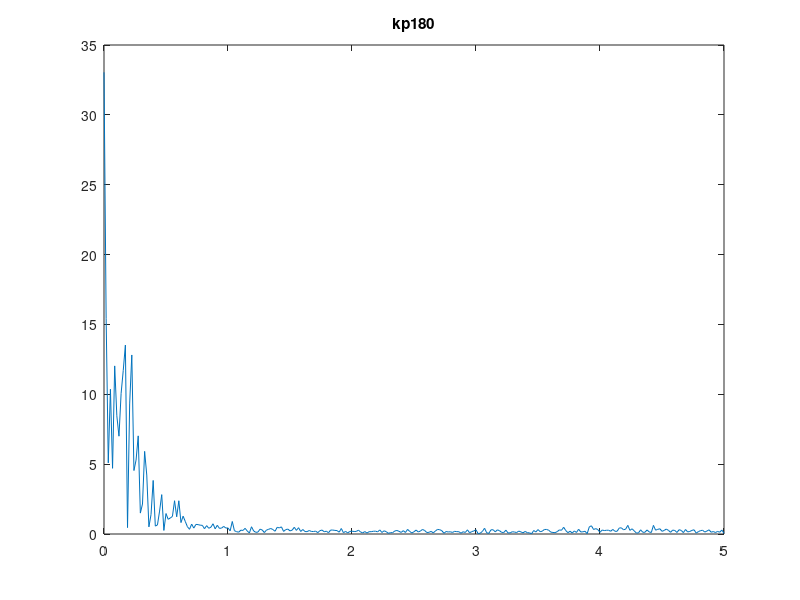
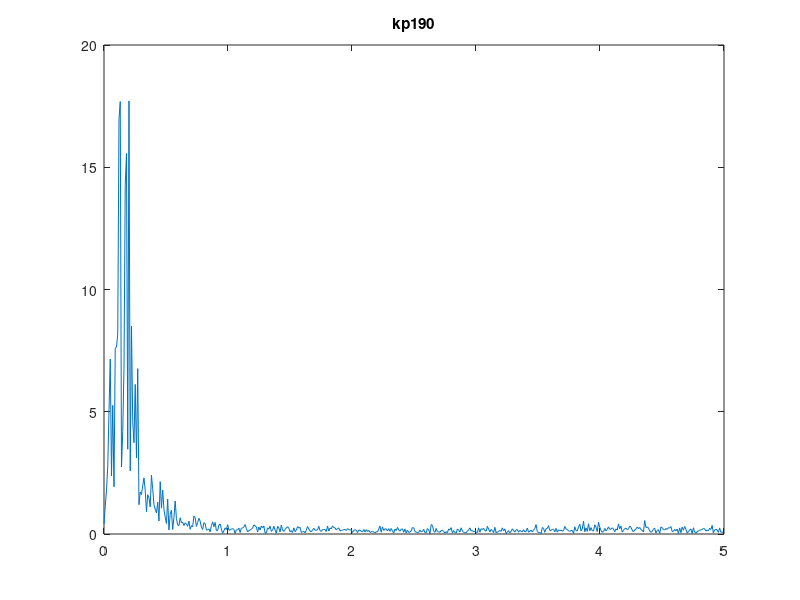
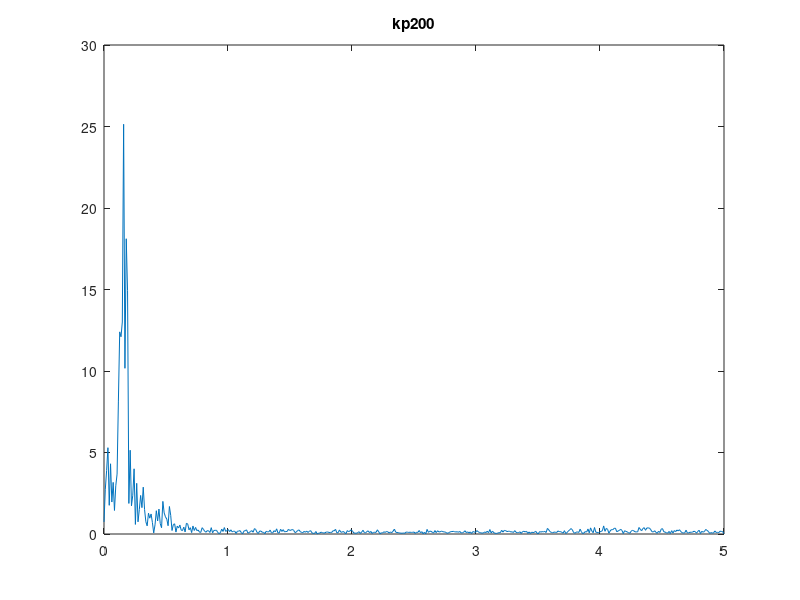
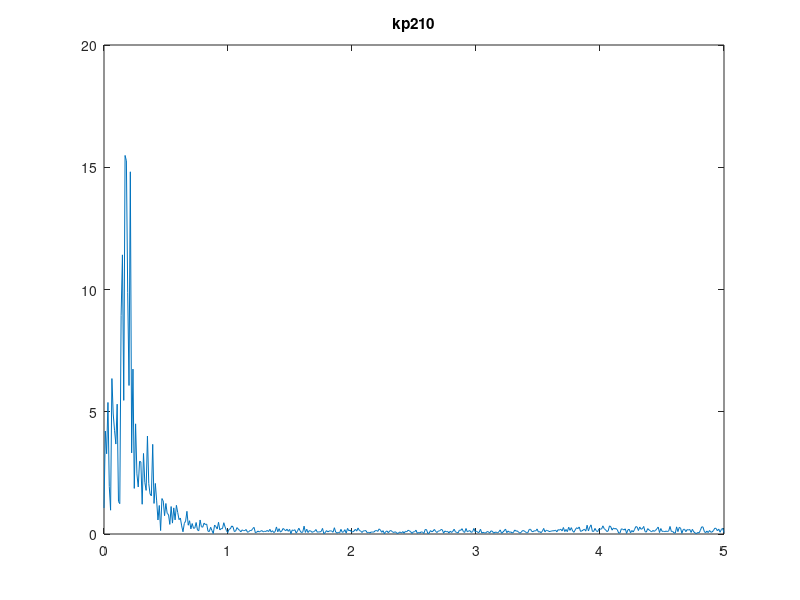

Reproduce these figures in MATLAB, in order.
Fs = 10;
T = 1/Fs;

m1 = csvread('20180123_103802.csv');
m2 = csvread('Kp_190.csv');
m3 = csvread('Kp_200.csv');
m4 = csvread('Kp_210.csv');
m5 = csvread('Kp_220.csv');

t1 = m1(:,1);
y1 = m1(:,2);

t2 = m2(:,1);
y2 = m2(:,2);

t3 = m3(:,1);
y3 = m3(:,2);

t4 = m4(:,1);
y4 = m4(:,2);

t5 = m5(:,1);
y5 = m5(:,2);

Y1 = fft(y1);
Y2 = fft(y2);
Y3 = fft(y3);
Y4 = fft(y4);
Y5 = fft(y5);

L1 = length(t1);
L2 = length(t2);
L3 = length(t3);
L4 = length(t4);
L5 = length(t5);

P2_1 = abs(Y1/L1);
P1_1 = P2_1(1:L1/2+1);
P1_1(2:end-1) = 2*P1_1(2:end-1);

P2_2 = abs(Y2/L2);
P1_2 = P2_2(1:L2/2+1);
P1_2(2:end-1) = 2*P1_2(2:end-1);

P2_3 = abs(Y3/L3);
P1_3 = P2_3(1:L3/2+1);
P1_3(2:end-1) = 2*P1_3(2:end-1);

P2_4 = abs(Y4/L4);
P1_4 = P2_4(1:L4/2+1);
P1_4(2:end-1) = 2*P1_4(2:end-1);

P2_5 = abs(Y5/L5);
P1_5 = P2_5(1:L5/2+1);
P1_5(2:end-1) = 2*P1_5(2:end-1);

f1 = Fs*(0:(L1/2))/L1;
f2 = Fs*(0:(L2/2))/L2;
f3 = Fs*(0:(L3/2))/L3;
f4 = Fs*(0:(L4/2))/L4;
f5 = Fs*(0:(L5/2))/L5;

figure();
plot(f1,P1_1)
title('kp180')
figure();
plot(f2,P1_2)
title('kp190')
figure();
plot(f3,P1_3)
title('kp200')
figure();
plot(f4,P1_4)
title('kp210')
figure();
plot(f5,P1_5)
title('kp220')

% % plotting
% figure();
% plot(t1,y1);
% title('kp100');
% figure();
% plot(t2,y2);
% title('kp200');
% figure();
% plot(t3,y3);
% title('kp300');
% figure();
% plot(t4,y4);
% title('kp400');
% % figure();
% % plot(t5,y5);
% % title('kp100');